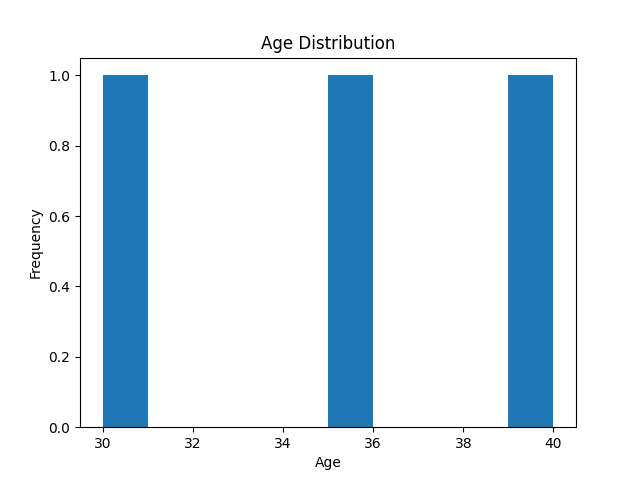

Python code for this plot:
import matplotlib.pyplot as plt
import pandas as pd

data = {'Name': ['Alice', 'Bob', 'Charlie'],
        'Age': [35, 30, 40],
        'City': ['New York', 'London', 'Rio de Janairo']}
df = pd.DataFrame(data)

# Plotting a histogram for Age
df['Age'].plot(kind='hist', bins=10)
plt.xlabel('Age')
plt.title('Age Distribution')
plt.show()
